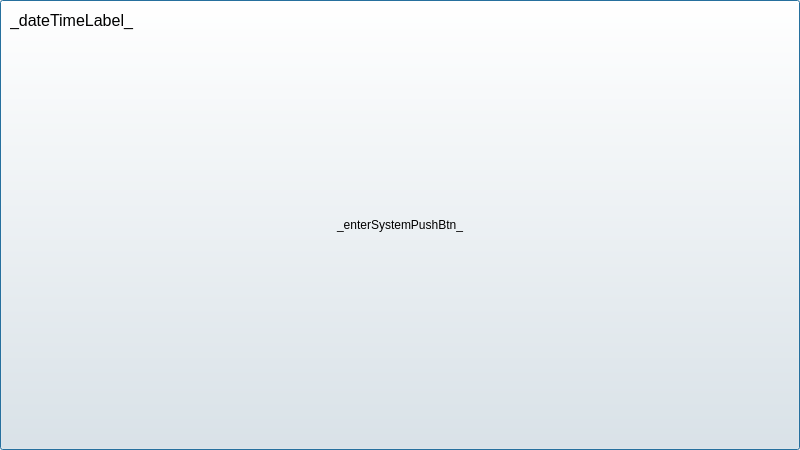
<?xml version="1.0" encoding="UTF-8"?>
<ui version="4.0">
 <class>T3_AF_welcome</class>
 <widget class="QDialog" name="T3_AF_welcome">
  <property name="geometry">
   <rect>
    <x>0</x>
    <y>0</y>
    <width>800</width>
    <height>450</height>
   </rect>
  </property>
  <property name="windowTitle">
   <string>T3_AF_welcome</string>
  </property>
  <widget class="QPushButton" name="_enterSystemPushBtn_">
   <property name="geometry">
    <rect>
     <x>0</x>
     <y>0</y>
     <width>800</width>
     <height>450</height>
    </rect>
   </property>
   <property name="sizePolicy">
    <sizepolicy hsizetype="Expanding" vsizetype="Expanding">
     <horstretch>1</horstretch>
     <verstretch>1</verstretch>
    </sizepolicy>
   </property>
   <property name="styleSheet">
    <string notr="true"/>
   </property>
   <property name="text">
    <string>_enterSystemPushBtn_</string>
   </property>
  </widget>
  <widget class="QLabel" name="_dateTimeLabel_">
   <property name="geometry">
    <rect>
     <x>10</x>
     <y>10</y>
     <width>250</width>
     <height>20</height>
    </rect>
   </property>
   <property name="font">
    <font>
     <pointsize>12</pointsize>
    </font>
   </property>
   <property name="text">
    <string>_dateTimeLabel_</string>
   </property>
  </widget>
  <widget class="QLabel" name="_gifLabel_">
   <property name="geometry">
    <rect>
     <x>0</x>
     <y>0</y>
     <width>800</width>
     <height>450</height>
    </rect>
   </property>
   <property name="text">
    <string>_logoLabel_</string>
   </property>
  </widget>
  <zorder>_gifLabel_</zorder>
  <zorder>_enterSystemPushBtn_</zorder>
  <zorder>_dateTimeLabel_</zorder>
 </widget>
 <layoutdefault spacing="6" margin="11"/>
 <resources/>
 <connections/>
</ui>
